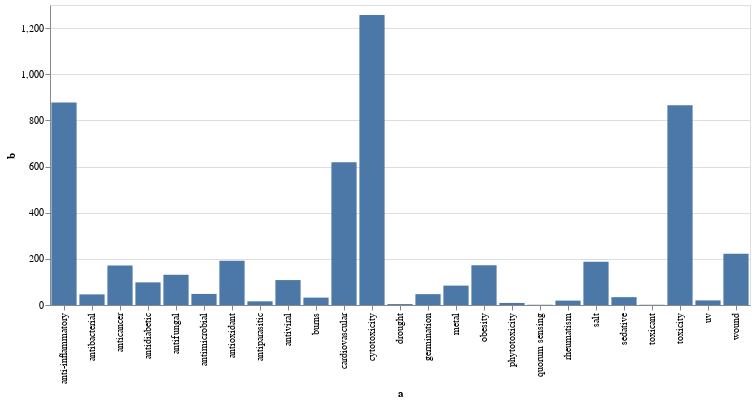

Notebook cell for this chart:
### Code cell
vbar_test

### Figure 1 — Vega-Lite specification as saved in the notebook (floating-point values rounded to 4 significant figures)
{"config": {"view": {"continuousWidth": 400, "continuousHeight": 300}, "facet": {"spacing": 8}}, "data": {"name": "data-b9620a86f734a7de1aedec8a6c4255d2"}, "mark": "bar", "encoding": {"x": {"field": "a", "type": "nominal"}, "y": {"field": "b", "type": "quantitative"}}, "selection": {"slider": {"type": "single", "fields": ["cutoff"], "bind": {"input": "range", "max": 1630, "min": 0, "step": 10}, "init": {"cutoff": 1630}}, "slider2": {"type": "single", "fields": ["cutoff"], "bind": {"input": "range", "max": 1630, "min": 0, "step": 10}, "init": {"cutoff": 0}}}, "transform": [{"filter": "datum.b < slider.cutoff[0] &&datum.b > slider2.cutoff[0]"}], "width": 700, "$schema": "https://vega.github.io/schema/vega-lite/v4.17.0.json", "datasets": {"data-b9620a86f734a7de1aedec8a6c4255d2": [{"a": "antioxidant", "b": 192, "test": 192}, {"a": "drought", "b": 4, "test": 4}, {"a": "metal", "b": 84, "test": 84}, {"a": "salt", "b": 187, "test": 187}, {"a": "uv", "b": 20, "test": 20}, {"a": "antifeedant", "b": 0, "test": 0}, {"a": "arbuscula", "b": 0, "test": 0}, {"a": "attractant", "b": 0, "test": 0}, {"a": "germination", "b": 47, "test": 47}, {"a": "herbicidal", "b": 0, "test": 0}, {"a": "hppd", "b": 0, "test": 0}, {"a": "hyphal", "b": 0, "test": 0}, {"a": "phytotoxicity", "b": 9, "test": 9}, {"a": "quorum sensing", "b": 1, "test": 1}, {"a": "repulsive", "b": 0, "test": 0}, {"a": "toxicant", "b": 1, "test": 1}, {"a": "anti-inflammatory", "b": 878, "test": 878}, {"a": "antibacterial", "b": 46, "test": 46}, {"a": "anticancer", "b": 171, "test": 171}, {"a": "antidiabetic", "b": 98, "test": 98}, {"a": "antifungal", "b": 131, "test": 131}, {"a": "antimicrobial", "b": 48, "test": 48}, {"a": "antiparasitic", "b": 16, "test": 16}, {"a": "antiviral", "b": 108, "test": 108}, {"a": "arthritis", "b": 1630, "test": 1630}, {"a": "burns", "b": 32, "test": 32}, {"a": "cardiovascular", "b": 619, "test": 619}, {"a": "cytotoxicity", "b": 1257, "test": 1257}, {"a": "obesity", "b": 172, "test": 172}, {"a": "rheumatism", "b": 19, "test": 19}, {"a": "sedative", "b": 34, "test": 34}, {"a": "wound", "b": 222, "test": 222}, {"a": "toxicity", "b": 866, "test": 866}]}}
